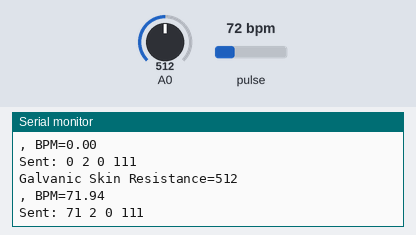
Recording of a sketch running on a simulated Arduino Mega 2560, built with avr-gcc and run on an emulated ATmega2560. On the bench: the last lines printed to the serial monitor. Inputs (shaded band) come from the test bench; at power-on: pulse 72 bpm, A0 = 512.

Above: at 1.2 s.
1.3 s: pulse set to 42 bpm
At 2.7 s:
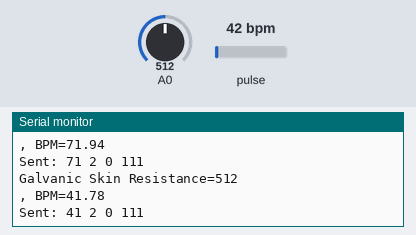
2.8 s: A0 set to 490
At 3.35 s:
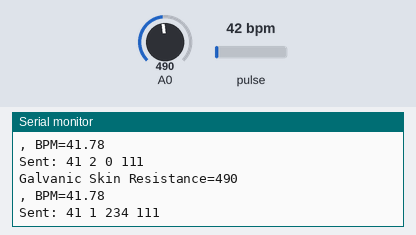
4.3 s: pulse set to 70 bpm
At 5.0 s:
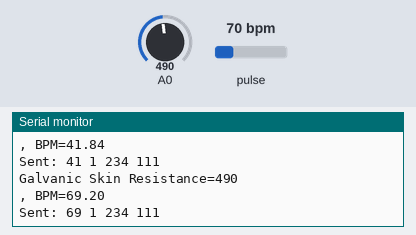
5.8 s: A0 set to 510
At 6.41 s:
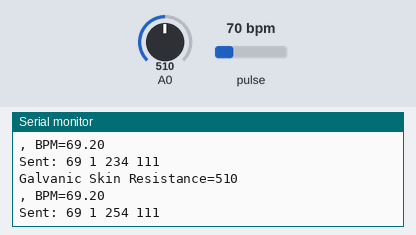
Timing chart, 0 to 8.3 s (numbered marks = the images above; inputs shaded):
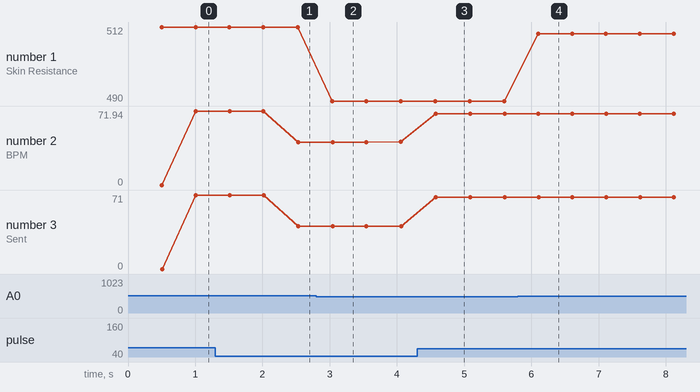

The sketch:

GSR_HR_BLE33.ino
```cpp
#include <Wire.h>
#include "MAX30105.h"
#include "heartRate.h"

MAX30105 particleSensor;
unsigned char toSend[4];

const byte RATE_SIZE = 4; // Increase this for more averaging. 4 is good.
byte rates[RATE_SIZE];    // Array of heart rates
byte rateSpot = 0;
long lastBeat = 0;        // Time at which the last beat occurred

float beatsPerMinute;
int beatAvg;
long currentMoment = 0;

void setup() {
  Wire.begin(); // Join I2C bus
  Serial.begin(115200);
  Serial1.begin(115200);
  Serial.println("Initializing...");

  // Initialize sensor
  if (!particleSensor.begin(Wire, I2C_SPEED_FAST)) {
    Serial.println("MAX30102 was not found. Please check wiring/power. ");
    while (1);
  }
  Serial.println("Place your index finger on the sensor with steady pressure.");

  particleSensor.setup();                   // Configure sensor with default settings
  particleSensor.setPulseAmplitudeRed(0x0A); // Turn Red LED to low to indicate sensor is running
  particleSensor.setPulseAmplitudeGreen(0);  // Turn off Green LED
}

void loop() {
  toSend[3] = 111;
  long irValue = particleSensor.getIR();
  int state = analogRead(A0);

  toSend[1] = (unsigned char)(state / 256);
  toSend[2] = (unsigned char)(state % 256);

  if (checkForBeat(irValue) == true) {
    // We sensed a beat!
    long delta = millis() - lastBeat;
    lastBeat = millis();

    beatsPerMinute = 60 / (delta / 1000.0);

    if (beatsPerMinute < 255 && beatsPerMinute > 20) {
      rates[rateSpot++] = (byte)beatsPerMinute; // Store this reading in the array
      rateSpot %= RATE_SIZE;                    // Wrap variable

      // Take average of readings
      beatAvg = 0;
      for (byte x = 0; x < RATE_SIZE; x++)
        beatAvg += rates[x];
      beatAvg /= RATE_SIZE;
    }
  }


  if((millis()-currentMoment) > 500){
  Serial.print("Galvanic Skin Resistance=");
  Serial.print(state);
  Serial.println();
  Serial.print(", BPM=");
  toSend[0] = (unsigned char)beatsPerMinute;
  Serial.println(beatsPerMinute);
  Serial.println("Sent: " + String(toSend[0]) + " " + String(toSend[1]) + " " + String(toSend[2])+ " " + String(toSend[3]));
  Serial1.write(toSend, 4);
  Serial1.flush();
  currentMoment = millis();
  Serial.println();

  }


}
```

Measured:
- after the input at 1.3 s, the serial monitor: prints a new line after 1.2 s (image 1)
- after the input at 2.8 s, the serial monitor: prints a new line after 0.24 s (image 2)
- after the input at 4.3 s, the serial monitor: prints a new line after 0.27 s (image 3)
- after the input at 5.8 s, the serial monitor: prints a new line after 0.30 s (image 4)
- plotted number 1: 512 → 490 after the input at 2.8 s, 490 → 510 after the input at 5.8 s
- plotted number 2: 71.94 → 41.78 after the input at 1.3 s, 41.84 → 69.2 after the input at 4.3 s
- plotted number 3: 71 → 41 after the input at 1.3 s, 41 → 69 after the input at 4.3 s
